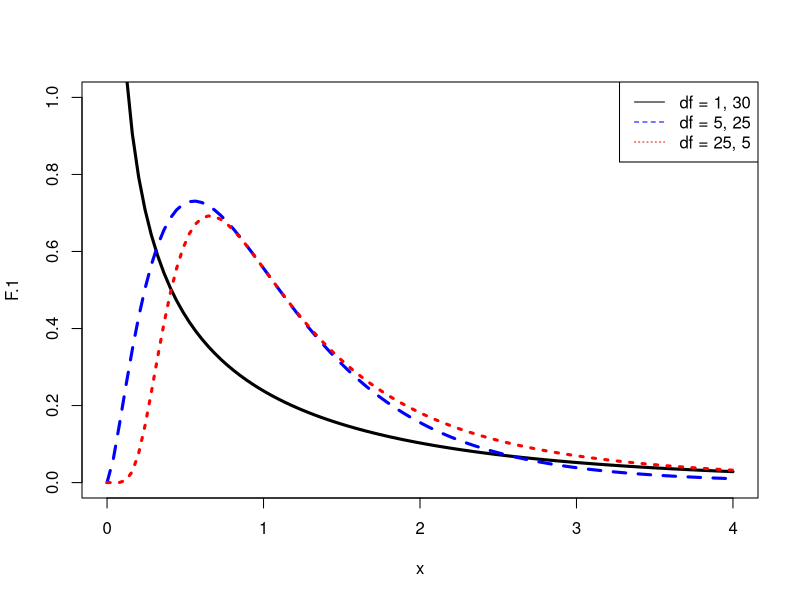
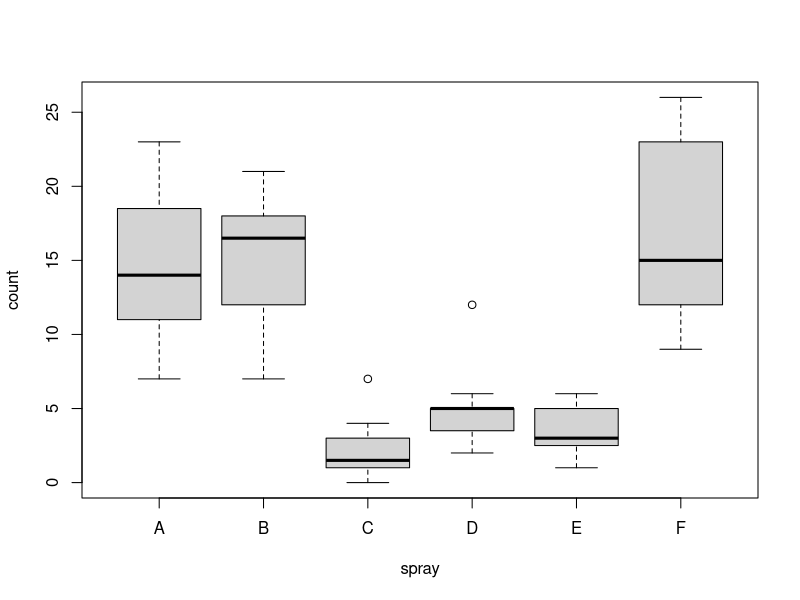
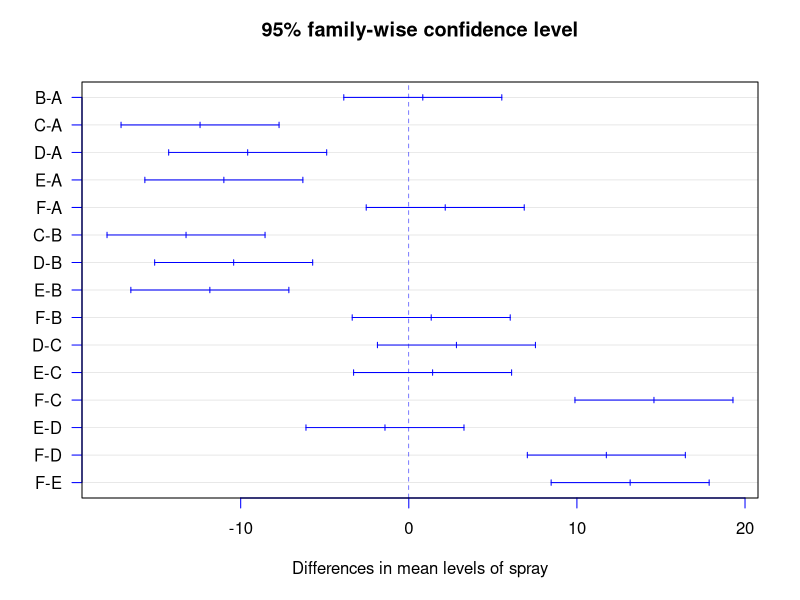
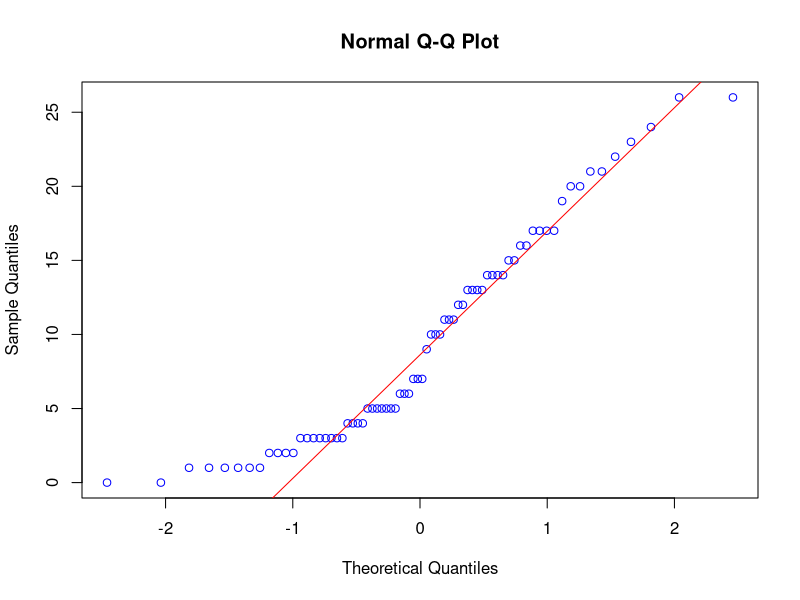
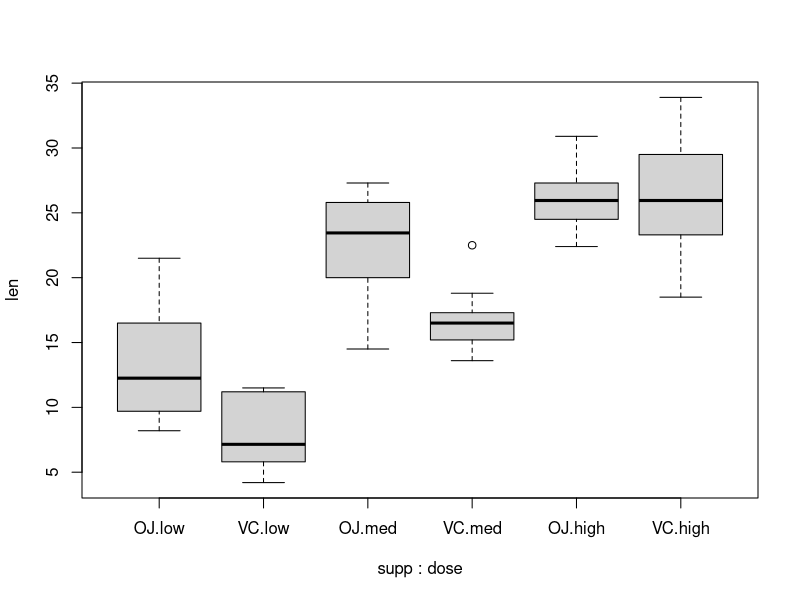
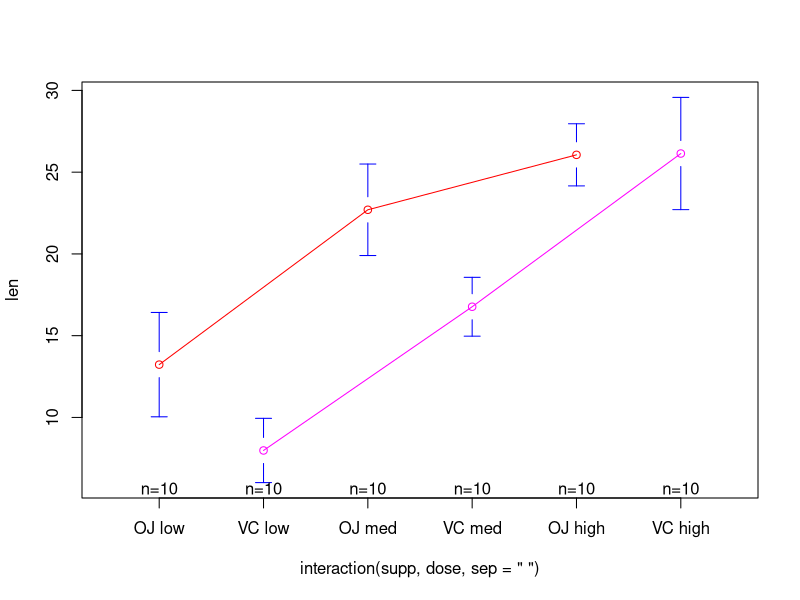

Source code (R) for these figures, in order:
# F-분포: F-Distribution

x <- seq(0, 4, length=100)
F.1 <- df(x, df1=1, df2=30)
F.5 <- df(x, df1=5, df2=25)
F.25 <- df(x, df1=25, df2=5)
plot(x, F.1, lty=1, lwd=3, col="black", type="l", ylim=c(0, 1))
lines(x, F.5, lty=2,lwd=3, col="blue")
lines(x, F.25, lty=3, lwd=3, col="red")
legend('topright', lty=c(1, 2, 3), col=c("black", "blue", "red"), 
       legend=c("df = 1, 30", "df = 5, 25", "df = 25, 5"))

# 일원 분산분석: One-way ANOVA

data("InsectSprays")
str(InsectSprays)
head(InsectSprays)

table(InsectSprays$spray)
aggregate(count ~ spray, data=InsectSprays, mean)
aggregate(count ~ spray, data=InsectSprays, sd)

boxplot(count ~ spray, data = InsectSprays)

aov(count ~ spray, data = InsectSprays)

spray.aov <- aov(count ~ spray, data = InsectSprays)
summary(spray.aov)

model.tables(spray.aov, type="mean")
model.tables(spray.aov, type="effects")

## 사후 분석: Post-hoc Analysis

TukeyHSD(spray.aov)
spray.compare <- TukeyHSD(spray.aov)
str(spray.compare)
spray.compare$spray
spray.compare$spray['D-C', ]

plot(spray.compare, col="blue", las=1)

## 정규성, 등분산성 가정에 대한 검정

shapiro.test(InsectSprays$count)

qqnorm(InsectSprays$count, col="blue")
qqline(InsectSprays$count, col="red")

library(car)
leveneTest(count ~ spray, data=InsectSprays)

library(stats)
bartlett.test(count ~ spray, data=InsectSprays)

## 등분산의 가정을 만족하지 못할 때

oneway.test(count ~ spray, data = InsectSprays)
oneway.test(count ~ spray, data = InsectSprays, var.equal = T)

# 이원 분산분석: Two-way ANOVA

data("ToothGrowth")
str(ToothGrowth)
head(ToothGrowth)
table(ToothGrowth$dose)

df <- ToothGrowth
df$dose <- factor(df$dose, 
                  levels=c(0.5, 1.0, 2.0),
                  labels=c("low", "med", "high"))
str(df)
head(df)
table(df$dose)
table(df$dose, df$supp)

aggregate(len ~ supp + dose, data=df, mean)
aggregate(len ~ supp + dose, data=df, sd)

aov(len ~ supp + dose + supp:dose, data = df)
aov(len ~ supp * dose, data = df)

tooth.aov <- aov(len ~ supp * dose, data = df)
summary(tooth.aov)

model.tables(tooth.aov, type="means")
boxplot(len ~ supp * dose, data=df)

library(gplots)
plotmeans(len ~ interaction(supp, dose, sep=" "), data = df, 
          connect = list(c(1, 3, 5), c(2, 4, 6)),
          col = c("red", "magenta"))

TukeyHSD(tooth.aov)
TukeyHSD(tooth.aov, which="dose", conf.level = 0.99)
